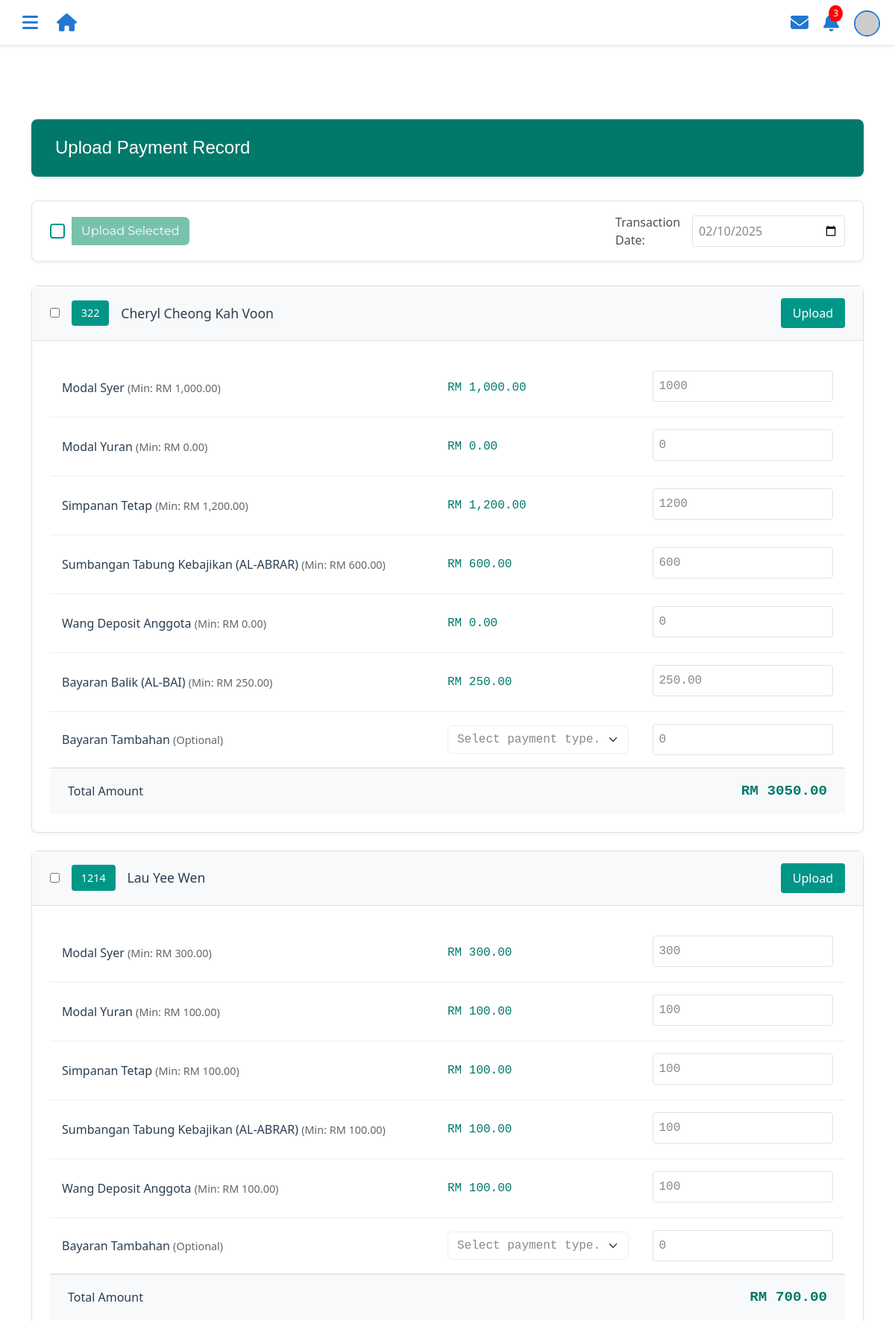
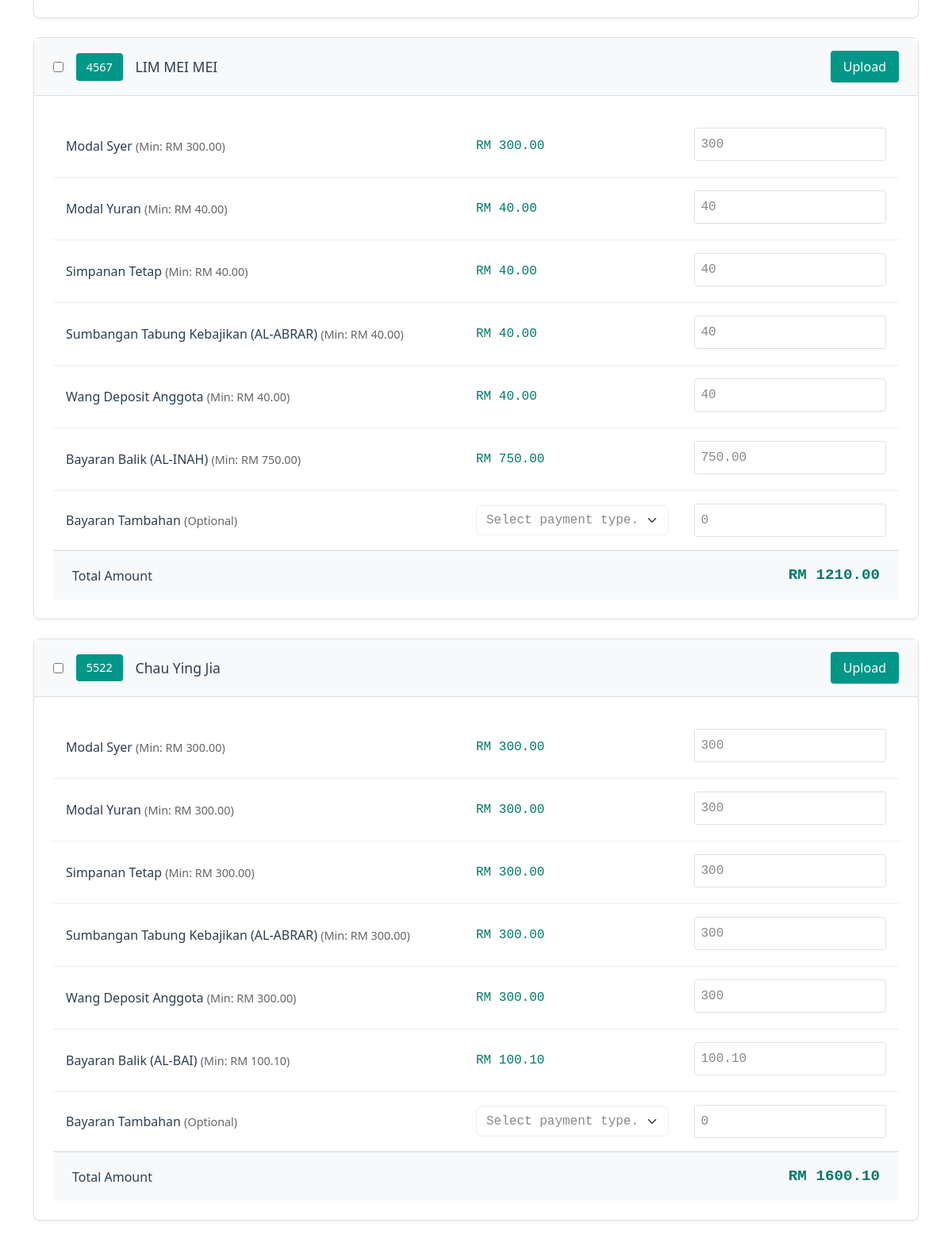
/admin_upload_payment.php (signed in, upper part), run on the app's committed database (2 pictures, top to bottom).
### tables this page shows
CREATE TABLE `tb_memberregistration_feesandcontribution` (
  `employeeID` int(4) NOT NULL,
  `entryFee` int(11) NOT NULL DEFAULT 0,
  `modalShare` int(11) NOT NULL DEFAULT 0,
  `feeCapital` int(11) NOT NULL DEFAULT 0,
  `deposit` int(11) NOT NULL DEFAULT 0,
  `contribution` int(11) NOT NULL DEFAULT 0,
  `fixedDeposit` int(11) NOT NULL DEFAULT 0,
  `others` int(11) NOT NULL DEFAULT 0
);

CREATE TABLE `tb_member` (
  `employeeID` int(4) NOT NULL,
  `memberName` varchar(255) NOT NULL,
  `email` varchar(255) DEFAULT NULL COMMENT 'Email address',
  `ic` varchar(20) NOT NULL,
  `maritalStatus` varchar(20) NOT NULL,
  `sex` varchar(10) DEFAULT NULL,
  `religion` varchar(50) DEFAULT NULL,
  `nation` varchar(50) DEFAULT NULL,
  `no_pf` varchar(50) DEFAULT NULL,
  `position` varchar(100) DEFAULT NULL COMMENT 'Job position',
  `phoneNumber` varchar(20) DEFAULT NULL COMMENT 'Primary contact number',
  `phoneHome` varchar(20) DEFAULT NULL COMMENT 'Home contact number',
  `monthlySalary` decimal(10,2) DEFAULT NULL COMMENT 'Monthly salary amount',
  `created_at` timestamp NOT NULL DEFAULT current_timestamp(),
  `updated_at` timestamp NOT NULL DEFAULT current_timestamp() ON UPDATE current_timestamp()
);

CREATE TABLE `tb_loan` (
  `loanType` varchar(30) NOT NULL,
  `loanID` int(11) NOT NULL,
  `loanApplicationID` int(11) NOT NULL,
  `employeeID` int(4) NOT NULL,
  `amountRequested` decimal(10,2) NOT NULL COMMENT 'amount that want to pinjam',
  `financingPeriod` int(11) NOT NULL,
  `monthlyInstallments` decimal(10,2) NOT NULL,
  `employerName` varchar(100) NOT NULL,
  `employerIC` varchar(14) NOT NULL,
  `basicSalary` decimal(10,2) NOT NULL,
  `netSalary` decimal(10,2) NOT NULL,
  `netSalaryFile` varchar(255) NOT NULL,
  `balance` decimal(10,2) DEFAULT NULL,
  `created_at` timestamp NOT NULL DEFAULT current_timestamp(),
  `updated_at` timestamp NOT NULL DEFAULT current_timestamp() ON UPDATE current_timestamp()
);

### admin_upload_payment.php (the view, shortened to what the rows shown need)
<?php
include "dbconnect.php";
$sql_member_fees = "SELECT DISTINCT
    m.employeeID,
    m.memberName,
    mf.modalShare,
    mf.feeCapital,
    mf.fixedDeposit,
    mf.contribution,
    mf.deposit
FROM tb_member m
LEFT JOIN tb_memberregistration_feesandcontribution mf
    ON m.employeeID = mf.employeeID";
$sql_loan_repayments = "SELECT
    l.employeeID,
    l.loanType,
    l.monthlyInstallments,
    l.balance
FROM tb_loan l
JOIN tb_loanapplication la ON l.loanApplicationID = la.loanApplicationID
WHERE la.loanStatus = 'Diluluskan'
AND l.balance > 0";
$stmt_member_fees = mysqli_prepare($conn, $sql_member_fees);
mysqli_stmt_execute($stmt_member_fees);
$result_member_fees = mysqli_stmt_get_result($stmt_member_fees);
$stmt_loan_repayments = mysqli_prepare($conn, $sql_loan_repayments);
mysqli_stmt_execute($stmt_loan_repayments);
$result_loan_repayments = mysqli_stmt_get_result($stmt_loan_repayments);
$members_data = array();
while ($member = mysqli_fetch_assoc($result_member_fees)) {
    $employeeID = $member['employeeID'];
    $members_data[$employeeID] = array(
        'employeeID' => $member['employeeID'],
        'memberName' => $member['memberName'],
        'modalShare' => $member['modalShare'],
        'feeCapital' => $member['feeCapital'],
        'fixedDeposit' => $member['fixedDeposit'],
        'contribution' => $member['contribution'],
        'deposit' => $member['deposit'],
        'loanRepayments' => array()
    );
}
while ($loan = mysqli_fetch_assoc($result_loan_repayments)) {
    $employeeID = $loan['employeeID'];
    if (isset($members_data[$employeeID])) {
        $members_data[$employeeID]['loanRepayments'][] = array(
            'loanType' => $loan['loanType'],
            'monthlyInstallments' => $loan['monthlyInstallments'],
            'balance' => $loan['balance']
        );
    }
}
print_r($_POST);
?>
<!DOCTYPE html>
<html>
<head>
    <link href="https://cdn.jsdelivr.net/npm/bootstrap@5.1.3/dist/css/bootstrap.min.css" rel="stylesheet">
</head>
<body>
    <?php include "headeradmin.php"; ?>
    <div class="container">
        <div class="page-header">
            <h2 class="page-title">Upload Payment Record</h2>
        </div>
        <form method="POST" id="paymentForm">
            <div class="content-area">
                <?php foreach ($members_data as $member): ?>
                    <div class="member-card">
                        <div class="member-header">
                            <div class="member-info">
                                <input type="checkbox" name="selected[]"
                                       value="<?php echo $member['employeeID']; ?>"
                                       class="member-checkbox">
                                <span class="member-id-badge"><?php echo $member['employeeID']; ?></span>
                                <span class="member-name"><?php echo $member['memberName']; ?></span>
                            </div>
                            <button type="submit"
                                    name="single_upload"
                                    value="<?php echo $member['employeeID']; ?>"
                                    class="upload-single">
                                Upload
                            </button>
                        </div>
                        <div class="payment-grid">
                            <div class="payment-item">
                                <div class="payment-label">
                                    Modal Syer
                                    <span class="minimum-amount">(Min: RM <?php echo number_format($member['modalShare'], 2); ?>)</span>
                                </div>
                                <div class="payment-amount">
                                    RM <?php echo number_format($member['modalShare'], 2); ?>
                                </div>
                                <div class="payment-input">
                                    <input type="number"
                                           name="payments[<?php echo $member['employeeID']; ?>][modalShare]"
                                           value="<?php echo $member['modalShare']; ?>"
                                           min="<?php echo $member['modalShare']; ?>"
                                           step="0.01"
                                           class="form-control payment-input-field"
                                           data-original-amount="<?php echo $member['modalShare']; ?>"
                                           oninput="validateAndUpdateTotal(this)">
                                </div>
                            </div>
                            <div class="payment-item">
                                <div class="payment-label">
                                    Modal Yuran
                                    <span class="minimum-amount">(Min: RM <?php echo number_format($member['feeCapital'], 2); ?>)</span>
                                </div>
                                <div class="payment-amount">
                                    RM <?php echo number_format($member['feeCapital'], 2); ?>
                                </div>
                                <div class="payment-input">
                                    <input type="number"
                                           name="payments[<?php echo $member['employeeID']; ?>][feeCapital]"
                                           value="<?php echo $member['feeCapital']; ?>"
                                           min="<?php echo $member['feeCapital']; ?>"
                                           step="0.01"
                                           class="form-control payment-input-field"
                                           data-original-amount="<?php echo $member['feeCapital']; ?>"
                                           oninput="validateAndUpdateTotal(this)">
                                </div>
                            </div>
                            <div class="payment-item">
                                <div class="payment-label">
                                    Simpanan Tetap
                                    <span class="minimum-amount">(Min: RM <?php echo number_format($member['fixedDeposit'], 2); ?>)</span>
                                </div>
                                <div class="payment-amount">
                                    RM <?php echo number_format($member['fixedDeposit'], 2); ?>
                                </div>
                                <div class="payment-input">
                                    <input type="number"
                                           name="payments[<?php echo $member['employeeID']; ?>][fixedDeposit]"
                                           value="<?php echo $member['fixedDeposit']; ?>"
                                           min="<?php echo $member['fixedDeposit']; ?>"
                                           step="0.01"
                                           class="form-control payment-input-field"
                                           data-original-amount="<?php echo $member['fixedDeposit']; ?>"
                                           oninput="validateAndUpdateTotal(this)">
                                </div>
                            </div>
                            <div class="payment-item">
                                <div class="payment-label">
                                    Sumbangan Tabung Kebajikan (AL-ABRAR)
                                    <span class="minimum-amount">(Min: RM <?php echo number_format($member['contribution'], 2); ?>)</span>
                                </div>
                                <div class="payment-amount">
                                    RM <?php echo number_format($member['contribution'], 2); ?>
                                </div>
                                <div class="payment-input">
                                    <input type="number"
                                           name="payments[<?php echo $member['employeeID']; ?>][contribution]"
                                           value="<?php echo $member['contribution']; ?>"
                                           min="<?php echo $member['contribution']; ?>"
                                           step="0.01"
                                           class="form-control payment-input-field"
                                           data-original-amount="<?php echo $member['contribution']; ?>"
                                           oninput="validateAndUpdateTotal(this)">
                                </div>
                            </div>
                            <div class="payment-item">
                                <div class="payment-label">
                                    Wang Deposit Anggota
                                    <span class="minimum-amount">(Min: RM <?php echo number_format($member['deposit'], 2); ?>)</span>
                                </div>
                                <div class="payment-amount">
                                    RM <?php echo number_format($member['deposit'], 2); ?>
                                </div>
                                <div class="payment-input">
                                    <input type="number"
                                           name="payments[<?php echo $member['employeeID']; ?>][deposit]"
                                           value="<?php echo $member['deposit']; ?>"
                                           min="<?php echo $member['deposit']; ?>"
                                           step="0.01"
                                           class="form-control payment-input-field"
                                           data-original-amount="<?php echo $member['deposit']; ?>"
                                           oninput="validateAndUpdateTotal(this)">
                                </div>
                            </div>
                            <?php if (!empty($member['loanRepayments'])):
                                foreach ($member['loanRepayments'] as $loan):
                                    $submittedValue = isset($_POST['payments'][$member['employeeID']]['loanRepayment'][$loan['loanType']])
                                        ? $_POST['payments'][$member['employeeID']]['loanRepayment'][$loan['loanType']]
                                        : $loan['monthlyInstallments'];
                            ?>
                                <div class="payment-item">
                                    <div class="payment-label">
                                        Bayaran Balik (<?php echo htmlspecialchars($loan['loanType']); ?>)
                                        <span class="minimum-amount">(Min: RM <?php echo number_format($loan['monthlyInstallments'], 2); ?>)</span>
                                    </div>
                                    <div class="payment-amount">
                                        RM <?php echo number_format($loan['monthlyInstallments'], 2); ?>
                                    </div>
                                    <div class="payment-input">
                                        <input type="number"
                                               name="payments[<?php echo $member['employeeID']; ?>][loanRepayment][<?php echo $loan['loanType']; ?>]"
                                               value="<?php echo $submittedValue; ?>"
                                               min="<?php echo $loan['monthlyInstallments']; ?>"
                                               step="0.01"
                                               class="form-control payment-input-field"
                                               data-original-amount="<?php echo $loan['monthlyInstallments']; ?>"
                                               oninput="validateAndUpdateTotal(this)">
                                    </div>
                                </div>
                            <?php endforeach; endif; ?>
                            <div class="payment-item">
                                <div class="payment-label">
                                    Bayaran Tambahan
                                    <span class="minimum-amount">(Optional)</span>
                                </div>
                                <div class="payment-amount">
                                    <select class="form-select"
                                            name="payments[<?php echo $member['employeeID']; ?>][upfront_type]"
                                            onchange="updateTotalAmount(this)">
                                        <option value="">Select payment type...</option>
                                    </select>
                                </div>
                                <div class="payment-input">
                                    <input type="number"
                                           name="payments[<?php echo $member['employeeID']; ?>][upfront_amount]"
                                           value="0"
                                           min="0"
                                           step="0.01"
                                           class="form-control payment-input-field"
                                           data-original-amount="0"
                                           oninput="updateTotalAmount(this)">
                                </div>
                            </div>
                            <div class="total-section">
                                <span class="total-label">Total Amount</span>
                                <span class="total-amount" id="total_<?php echo $member['employeeID']; ?>">
                                </span>
                            </div>
                        </div>
                    </div>
                <?php endforeach; ?>
            </div>
        </form>
    </div>
</body>
</html>

### data on the page
tb_memberregistration_feesandcontribution: employeeID.employeeID "322", employeeID.memberName "Cheryl Cheong Kah Voon", modalShare "1,000.00", employeeID+modalShare "1000", feeCapital "0.00", employeeID+feeCapital "0", fixedDeposit "1,200.00", employeeID+fixedDeposit "1200", contribution "600.00", employeeID+contribution "600", deposit "0.00", employeeID+deposit "0", employeeID.employeeID "0"
tb_loan: loanType "AL-BAI", monthlyInstallments "250.00"
tb_member: employeeID.monthlyInstallments "250.00"
tb_memberregistration_feesandcontribution: employeeID.employeeID "1214", employeeID.memberName "Lau Yee Wen", modalShare "300.00", employeeID+modalShare "300", feeCapital "100.00", employeeID+feeCapital "100", fixedDeposit "100.00", employeeID+fixedDeposit "100", contribution "100.00", employeeID+contribution "100", deposit "100.00", employeeID+deposit "100", employeeID.employeeID "0"
tb_memberregistration_feesandcontribution: employeeID.employeeID "4567", employeeID.memberName "LIM MEI MEI", modalShare "300.00", employeeID+modalShare "300", feeCapital "40.00", employeeID+feeCapital "40", fixedDeposit "40.00", employeeID+fixedDeposit "40", contribution "40.00", employeeID+contribution "40", deposit "40.00", employeeID+deposit "40", employeeID.employeeID "0"
tb_loan: loanType "AL-INAH", monthlyInstallments "750.00"
tb_member: employeeID.monthlyInstallments "750.00"
tb_memberregistration_feesandcontribution: employeeID.employeeID "5522", employeeID.memberName "Chau Ying Jia", modalShare "300.00", employeeID+modalShare "300", feeCapital "300.00", employeeID+feeCapital "300", fixedDeposit "300.00", employeeID+fixedDeposit "300", contribution "300.00", employeeID+contribution "300", deposit "300.00", employeeID+deposit "300", employeeID.employeeID "0"
tb_loan: loanType "AL-BAI", monthlyInstallments "100.10"
tb_member: employeeID.monthlyInstallments "100.10"
